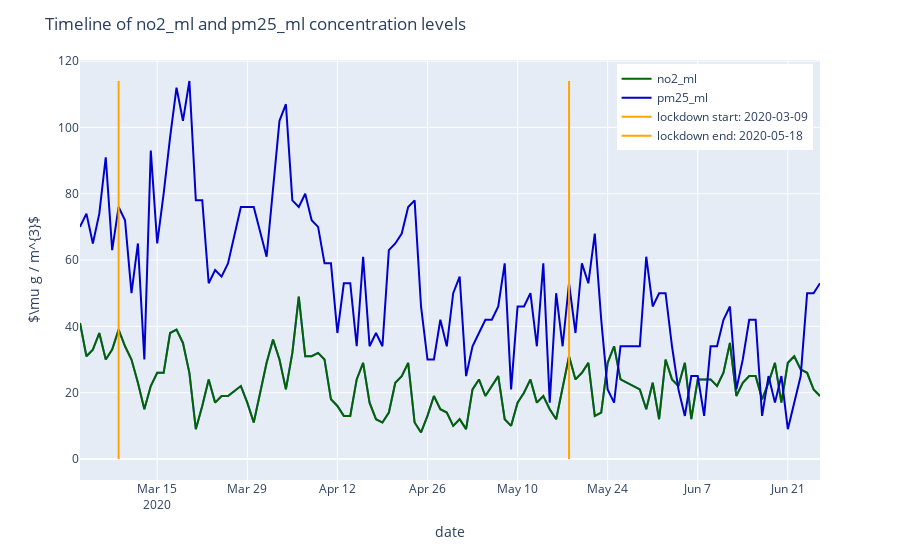

Here is the notebook cell this chart was saved with:
### Code cell
# 4.2.7.2) Timeline of pollutant concentration levels
plot_poll_by_date(df_final, 'date', 'no2_ml', 'pm25_ml', lock_dict.get('ml').get('start'), lock_dict.get('ml').get('end'))
# plot_poll_by_date(df_final, 'date', 'no2_ml_ip', 'pm25_ml_ip', lock_dict.get('ml').get('start'), lock_dict.get('ml').get('end'))
